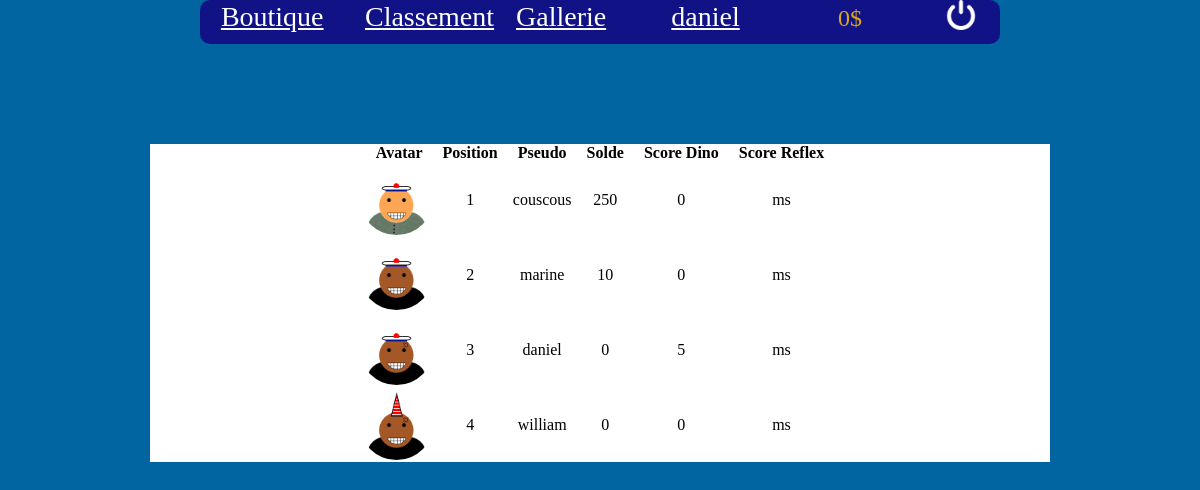
Screenshot of /leaderboard.php (signed in) with the database file from the repository.
### tables this page shows
CREATE TABLE `utilisateurs` (
  `id_user` int(11) NOT NULL AUTO_INCREMENT,
  `pseudo` varchar(20) NOT NULL,
  `password` varchar(200) NOT NULL,
  `email` varchar(50) NOT NULL,
  `solde` int(11) DEFAULT NULL,
  `best_dino` int(11) DEFAULT NULL,
  `best_reflex` int(11) DEFAULT NULL,
  `best_memory` int(11) DEFAULT NULL,
  PRIMARY KEY (`id_user`)
);

CREATE TABLE `avatar` (
  `id_user` int(11) NOT NULL,
  `type` varchar(10) NOT NULL,
  `lien` text NOT NULL,
  KEY `id_user` (`id_user`),
  CONSTRAINT `avatar_ibfk_1` FOREIGN KEY (`id_user`) REFERENCES `utilisateurs` (`id_user`) ON DELETE CASCADE
);

### leaderboard.php (the view, shortened to what this page needs)
<?php
        $login = $_SESSION['pseudo'];
require '_conf.php';
    $pdo=new PDO("mysql:host=$bdd_server;dbname=$bdd_name","$bdd_user","$bdd_password");
    $senSolde = "SELECT solde FROM utilisateurs WHERE pseudo = :pseudo";
    $reqSolde = $pdo->prepare($senSolde);
    $reqSolde->bindParam(':pseudo', $login, PDO::PARAM_STR);
    $reqSolde->execute();
    $resSolde = $reqSolde->fetch(PDO::FETCH_ASSOC);
    $solde = $resSolde['solde'];
    $reqUsersInfo = "SELECT pseudo,best_dino,best_reflex,solde FROM utilisateurs ORDER BY solde DESC";
    $stmt=$pdo->prepare($reqUsersInfo);
    $stmt->execute();
    $tabUsers = $stmt->fetchAll();
    $rang = 1;
?>
<html>
    <head>
        <link rel="stylesheet" href="https://maxcdn.bootstrapcdn.com/bootstrap/4.0.0/css/bootstrap.min.css">
        <link rel="stylesheet" href="style.css">
    </head>
    <body style="background: #0065a0">
        <div  id="block" class="col-md-8 col-sm-12" style="text-align: justify-all; background: #121287;margin:0 auto 50px; border-radius:10px;" >
            <div class="row d-flex justify-content-around" style="text-align: center">
                <div class="col-md-2"><h3 class="ecriture"><a href="./boutique.php"><u style="color: white;">Boutique</u></a></h3></div>
                <div class="col-md-2"><h3 class="ecriture"><a href="./leaderboard.php"><u style="color: white;">Classement</u></a></h3></div>
                <div class="col-md-2"><h3 class="ecriture"><a href="./gallerie.php"><u style="color: white;">Gallerie</u></a></h3></div>
                <div class="col-md-2"><h3 class="ecriture"><a href="./profil.php"><u style="color: white;"><?php echo $login ?></u></a></h3></div>
                <div class="col-md-2"><h4 id="dollar" style="color: goldenrod; line-height: 1.5;"><?php echo $solde ?>$</h4></div>
                <div class="col-md-1"><a href="logout.php"><img style="height: 30px;" src="./img/eteindre1.png"></a></div>
            </div>
        </div>
        <div id="container" class=" col-sm-10" style="background:white; margin: 100px auto 50px;display: flex; justify-content: center ">
            <table id="ld_table" class="table-responsive-sm table-responsive-md">
                <tr class="tr_border">
                    <th>Avatar</th>
                    <th>Position</th>
                    <th>Pseudo</th>
                    <th>Solde</th>
                    <th>Score Dino</th>
                    <th>Score Reflex</th>
                </tr>
                <?php foreach( $tabUsers as $user) { ?>
                <tr class="tr_border">
                    <td class="moyen_avatar " style="">
                        <?php
                            $reqDisplayImg = "SELECT pseudo,avatar.lien FROM utilisateurs
                                                INNER JOIN avatar ON avatar.id_user=utilisateurs.id_user
                                                INNER JOIN objets ON avatar.lien=objets.lien";
                            $reqDisplayImg .= " WHERE utilisateurs.pseudo= :pseudo";
                            $stmt=$pdo->prepare($reqDisplayImg);
                            $stmt->bindParam(':pseudo', $user['pseudo'], PDO::PARAM_STR);
                            $stmt->execute();
                            $resDisplayImg = $stmt->fetchAll();
                        foreach ($resDisplayImg as $morceau) { ?>
                        <img class="moyen" style="position: absolute; border-radius: 50%" src="./img/avatar/<?=$morceau['lien'] ?>" alt="">
                        <?php } ?>
                    </td>
                    <td class="ld_rang"><?php echo $rang++; ?></td>
                    <td class="ld_pseudo"><?php echo $user['pseudo'] ?></td>
                    <td class="ld_pseudo"><?php echo $user['solde'] ?></td>
                    <td class="ld_dino"><?php echo $user['best_dino'] ?></td>
                    <td class="ld_reflex d-xs-none"><?php echo $user['best_reflex'] ?> ms</td>
                </tr>
                <?php } ?>
            </table>
        </div>
    </body>
</html>

### style.css (style rules this page uses)
* { margin: 0; padding: 0; text-decoration: none; font-family: 'Cambria'; color: black; box-sizing: border-box; }
.moyen_avatar { height: 75px; }
#ld_table { border-collapse: collapse; }
.tr_border * { text-align: center; }
.moyen { width: 75px; margin: -2.5em; }
.tr_border th { padding: 0 10px; }
.ecriture > * { font-family:Mv boli; text-decoration: underline white; color: white; }

### leaderboard.php (style rules this page uses)
@media screen and (min-width: 768px) { #container { width: 900px; } }

### rows the page displays
utilisateurs: solde "0", pseudo "daniel", best_dino "5"
utilisateurs: pseudo "couscous", solde "250", best_dino "0"
avatar: lien (placeholder picture)
utilisateurs: pseudo "marine", solde "10", best_dino "0"
avatar: lien (placeholder picture)
avatar: lien (picture)
utilisateurs: pseudo "william", solde "0", best_dino "0"
avatar: lien (picture)

### other values shown
$login "daniel"
